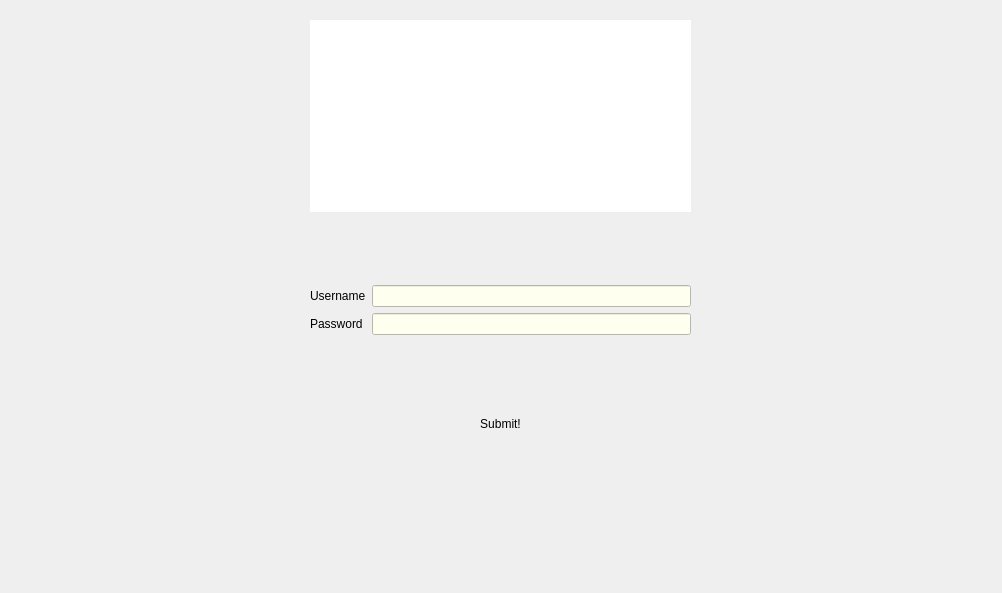
<?xml version="1.0" encoding="UTF-8"?>
<ui version="4.0">
 <class>Form</class>
 <widget class="QWidget" name="Form">
  <property name="geometry">
   <rect>
    <x>0</x>
    <y>0</y>
    <width>1002</width>
    <height>593</height>
   </rect>
  </property>
  <property name="windowTitle">
   <string>Form</string>
  </property>
  <widget class="QWidget" name="logingrid" native="true">
   <property name="enabled">
    <bool>true</bool>
   </property>
   <property name="geometry">
    <rect>
     <x>-10</x>
     <y>20</y>
     <width>1021</width>
     <height>571</height>
    </rect>
   </property>
   <layout class="QGridLayout" name="gridLayout">
    <item row="4" column="1">
     <spacer name="verticalSpacer_3">
      <property name="orientation">
       <enum>Qt::Vertical</enum>
      </property>
      <property name="sizeHint" stdset="0">
       <size>
        <width>20</width>
        <height>40</height>
       </size>
      </property>
     </spacer>
    </item>
    <item row="5" column="1" colspan="2">
     <widget class="QPushButton" name="usernamesubmit">
      <property name="enabled">
       <bool>true</bool>
      </property>
      <property name="minimumSize">
       <size>
        <width>20</width>
        <height>30</height>
       </size>
      </property>
      <property name="styleSheet">
       <string notr="true"/>
      </property>
      <property name="text">
       <string>Submit!</string>
      </property>
      <property name="default">
       <bool>false</bool>
      </property>
      <property name="flat">
       <bool>true</bool>
      </property>
     </widget>
    </item>
    <item row="3" column="1">
     <widget class="QLabel" name="label_2">
      <property name="styleSheet">
       <string notr="true"/>
      </property>
      <property name="text">
       <string>Password</string>
      </property>
      <property name="textFormat">
       <enum>Qt::AutoText</enum>
      </property>
     </widget>
    </item>
    <item row="4" column="2">
     <spacer name="verticalSpacer_13">
      <property name="orientation">
       <enum>Qt::Vertical</enum>
      </property>
      <property name="sizeHint" stdset="0">
       <size>
        <width>20</width>
        <height>40</height>
       </size>
      </property>
     </spacer>
    </item>
    <item row="3" column="3">
     <spacer name="horizontalSpacer_4">
      <property name="orientation">
       <enum>Qt::Horizontal</enum>
      </property>
      <property name="sizeHint" stdset="0">
       <size>
        <width>40</width>
        <height>20</height>
       </size>
      </property>
     </spacer>
    </item>
    <item row="6" column="3">
     <spacer name="verticalSpacer_4">
      <property name="orientation">
       <enum>Qt::Vertical</enum>
      </property>
      <property name="sizeHint" stdset="0">
       <size>
        <width>20</width>
        <height>40</height>
       </size>
      </property>
     </spacer>
    </item>
    <item row="7" column="3" rowspan="2">
     <spacer name="verticalSpacer_6">
      <property name="orientation">
       <enum>Qt::Vertical</enum>
      </property>
      <property name="sizeHint" stdset="0">
       <size>
        <width>20</width>
        <height>40</height>
       </size>
      </property>
     </spacer>
    </item>
    <item row="2" column="0">
     <spacer name="horizontalSpacer_2">
      <property name="orientation">
       <enum>Qt::Horizontal</enum>
      </property>
      <property name="sizeHint" stdset="0">
       <size>
        <width>40</width>
        <height>20</height>
       </size>
      </property>
     </spacer>
    </item>
    <item row="5" column="0">
     <spacer name="horizontalSpacer_5">
      <property name="orientation">
       <enum>Qt::Horizontal</enum>
      </property>
      <property name="sizeHint" stdset="0">
       <size>
        <width>40</width>
        <height>20</height>
       </size>
      </property>
     </spacer>
    </item>
    <item row="8" column="0">
     <spacer name="verticalSpacer_5">
      <property name="orientation">
       <enum>Qt::Vertical</enum>
      </property>
      <property name="sizeHint" stdset="0">
       <size>
        <width>20</width>
        <height>40</height>
       </size>
      </property>
     </spacer>
    </item>
    <item row="3" column="0">
     <spacer name="horizontalSpacer_3">
      <property name="orientation">
       <enum>Qt::Horizontal</enum>
      </property>
      <property name="sizeHint" stdset="0">
       <size>
        <width>40</width>
        <height>20</height>
       </size>
      </property>
     </spacer>
    </item>
    <item row="8" column="1" rowspan="2">
     <spacer name="verticalSpacer_9">
      <property name="orientation">
       <enum>Qt::Vertical</enum>
      </property>
      <property name="sizeHint" stdset="0">
       <size>
        <width>20</width>
        <height>40</height>
       </size>
      </property>
     </spacer>
    </item>
    <item row="5" column="3">
     <spacer name="horizontalSpacer_6">
      <property name="orientation">
       <enum>Qt::Horizontal</enum>
      </property>
      <property name="sizeHint" stdset="0">
       <size>
        <width>40</width>
        <height>20</height>
       </size>
      </property>
     </spacer>
    </item>
    <item row="1" column="1">
     <spacer name="verticalSpacer_7">
      <property name="orientation">
       <enum>Qt::Vertical</enum>
      </property>
      <property name="sizeHint" stdset="0">
       <size>
        <width>20</width>
        <height>40</height>
       </size>
      </property>
     </spacer>
    </item>
    <item row="3" column="2">
     <widget class="QLineEdit" name="passwd">
      <property name="whatsThis">
       <string>&lt;html&gt;&lt;head/&gt;&lt;body&gt;&lt;p&gt;Password&lt;/p&gt;&lt;/body&gt;&lt;/html&gt;</string>
      </property>
      <property name="styleSheet">
       <string notr="true">background-color: ivory;</string>
      </property>
      <property name="echoMode">
       <enum>QLineEdit::Password</enum>
      </property>
     </widget>
    </item>
    <item row="2" column="2">
     <widget class="QLineEdit" name="username">
      <property name="styleSheet">
       <string notr="true">background-color: ivory;</string>
      </property>
     </widget>
    </item>
    <item row="2" column="1">
     <widget class="QLabel" name="label">
      <property name="styleSheet">
       <string notr="true"/>
      </property>
      <property name="text">
       <string>Username</string>
      </property>
     </widget>
    </item>
    <item row="1" column="2">
     <spacer name="verticalSpacer_12">
      <property name="orientation">
       <enum>Qt::Vertical</enum>
      </property>
      <property name="sizeHint" stdset="0">
       <size>
        <width>20</width>
        <height>40</height>
       </size>
      </property>
     </spacer>
    </item>
    <item row="6" column="1" colspan="2" alignment="Qt::AlignHCenter">
     <widget class="QLabel" name="elabel">
      <property name="styleSheet">
       <string notr="true">text-align: center</string>
      </property>
      <property name="text">
       <string/>
      </property>
     </widget>
    </item>
    <item row="6" column="0">
     <spacer name="verticalSpacer_10">
      <property name="orientation">
       <enum>Qt::Vertical</enum>
      </property>
      <property name="sizeHint" stdset="0">
       <size>
        <width>20</width>
        <height>40</height>
       </size>
      </property>
     </spacer>
    </item>
    <item row="0" column="1" colspan="2">
     <widget class="QGraphicsView" name="logo">
      <property name="enabled">
       <bool>true</bool>
      </property>
      <property name="sizePolicy">
       <sizepolicy hsizetype="Preferred" vsizetype="Maximum">
        <horstretch>0</horstretch>
        <verstretch>0</verstretch>
       </sizepolicy>
      </property>
      <property name="focusPolicy">
       <enum>Qt::NoFocus</enum>
      </property>
      <property name="frameShape">
       <enum>QFrame::NoFrame</enum>
      </property>
      <property name="frameShadow">
       <enum>QFrame::Plain</enum>
      </property>
      <property name="interactive">
       <bool>false</bool>
      </property>
     </widget>
    </item>
    <item row="8" column="2">
     <spacer name="verticalSpacer_11">
      <property name="orientation">
       <enum>Qt::Vertical</enum>
      </property>
      <property name="sizeHint" stdset="0">
       <size>
        <width>20</width>
        <height>40</height>
       </size>
      </property>
     </spacer>
    </item>
    <item row="2" column="3">
     <spacer name="horizontalSpacer">
      <property name="orientation">
       <enum>Qt::Horizontal</enum>
      </property>
      <property name="sizeHint" stdset="0">
       <size>
        <width>40</width>
        <height>20</height>
       </size>
      </property>
     </spacer>
    </item>
   </layout>
  </widget>
 </widget>
 <resources/>
 <connections/>
</ui>
